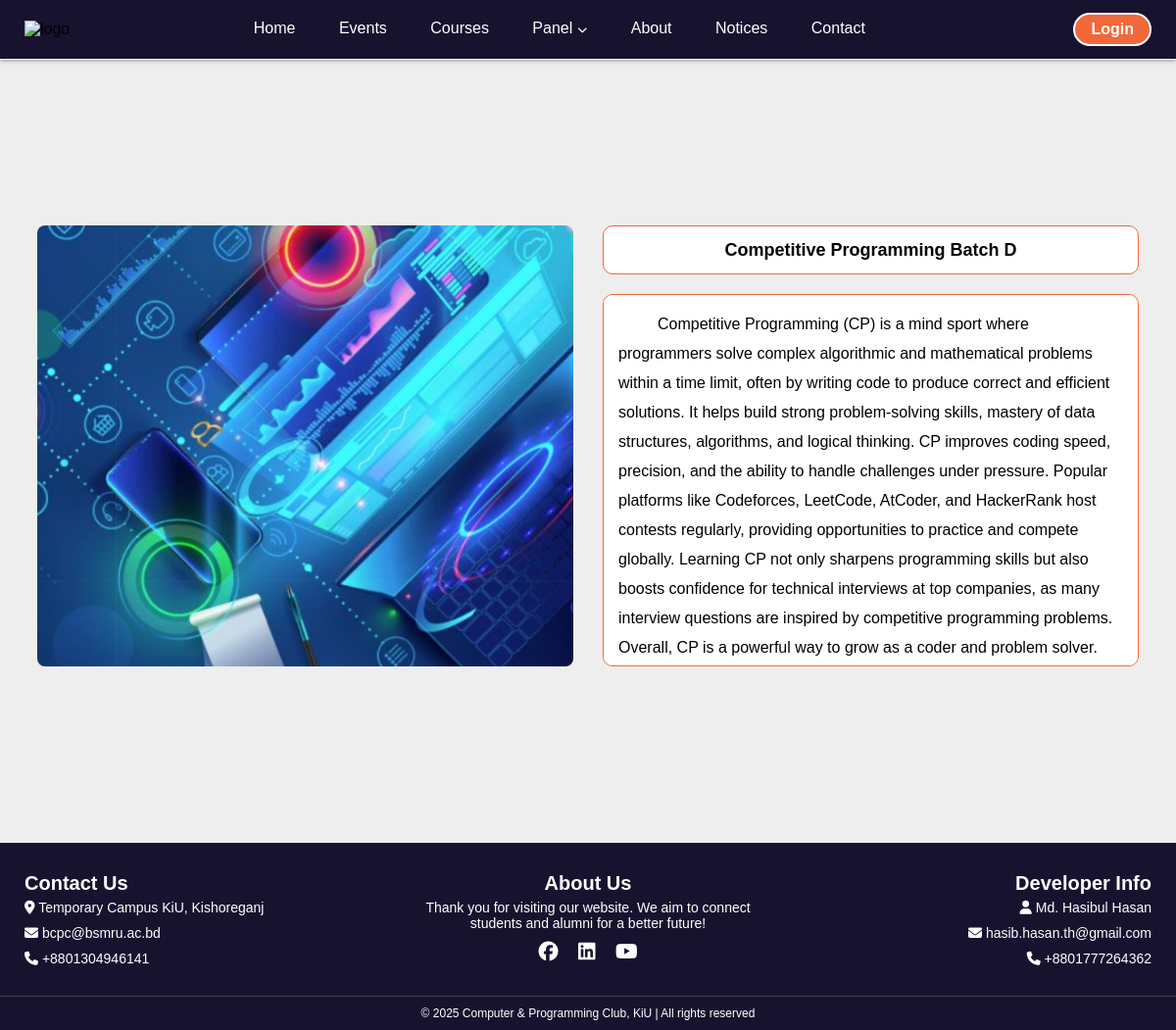
Page /course_details/4/ on the committed database.
### root/models.py (models this page shows, shortened)
class Course(models.Model):
    title = models.CharField(max_length=200)
    description = models.CharField(max_length=300)
    details = models.TextField(blank=True, null=True)
    image = models.ImageField(upload_to='course_img')

### root/views.py (the view)
# urls.py: path('course_details/<int:id>/', views.course_details, name='course_details'),
def course_details(request,id):
    course=Course.objects.get(pk=id)
    return render(request, 'root/course_details.html', {'course':course})

### root/templates/root/course_details.html (shortened to what this page needs)
{% extends "root/base.html" %}
{% load static %}
{% block link %}
<link rel="stylesheet" href="{% static 'root/css/course_details.css' %}">
{% endblock link %}
{% block content %}
<div class="content_c">
    <div class="left-content_c">
        <div class="content-img_c">
            {% if course.image %}
                <img src="{{ course.image.url }}" alt="{{ course.title }}">
            {% else %}
                <p>No image available</p>
            {% endif %}
        </div>
    </div>
    <div class="right-content_c">
        <div class="title">{{ course.title }}</div>
        <div class="details">
            {% if course.details %}
                {{ course.details }}
            {% else %}
                No details available
            {% endif %}
        </div>
    </div>
</div>
{% endblock content %}

### root/static/root/css/style.css (style rules this page uses)
* { margin: 0; padding: 0; box-sizing: border-box; }
html { scroll-behavior: smooth; }
body { font-family: 'Poppins', sans-serif; background: #eee; }

### root/static/root/css/course_details.css (style rules this page uses)
.content_c { background-color: #eee; min-height: 100vh; margin-top: 60px; display: flex; justify-content: center; align-items: center; flex-direction: row; gap: 30px; padding: 30px; padding-top: 20px; flex-wrap: wrap; }
.left-content_c, .right-content_c { width: 48%; display: flex; flex-direction: column; height: 450px; }
.left-content_c { border-color: none; }
.right-content_c { border-radius: 10px; }
.content-img_c { position: relative; border-radius: 8px; flex: 1; width: 100%; overflow: hidden; }
.content-img_c img { position: absolute; top: 0; left: 0; width: 100%; height: 100%; object-fit: cover; }
.right-content_c .title { border: 1px solid #f1683a; border-radius: 10px; background-color: #fff; height: 50px; margin-bottom: 20px; text-align: center; vertical-align: middle; font-weight: bolder; font-size: 18px; display: flex; justify-content: center; align-items: center; }
.right-content_c .details { border: 1px solid #f1683a; flex: 1; background-color: #fff; border-radius: 10px; overflow-y: auto; padding: 15px 15px; line-height: 30px; }

### rows in the picture
Course: image (picture), title "Competitive Programming Batch D", details "Competitive Programming (CP) is a mind sport where programmers solve complex algorithmic and mathematical problems within a time limit, often by writing code to produce correct and efficient solutions. It helps build strong problem-solving skills, mastery of data structures, algorithms, and logical thinking. CP improves coding speed, precision, and the ability to handle challenges under pressure. Popular platforms like Codeforces, LeetCode, AtCoder, and HackerRank host contests regularly, providing opportunities to practice and compete globally. Learning CP not only sharpens programming skills but also boosts confidence for technical interviews at top companies, as many interview questions…"
